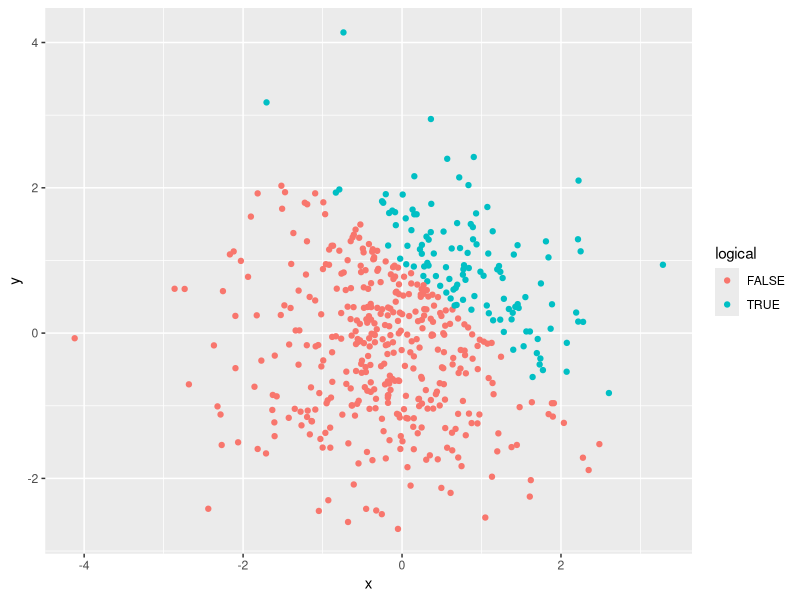
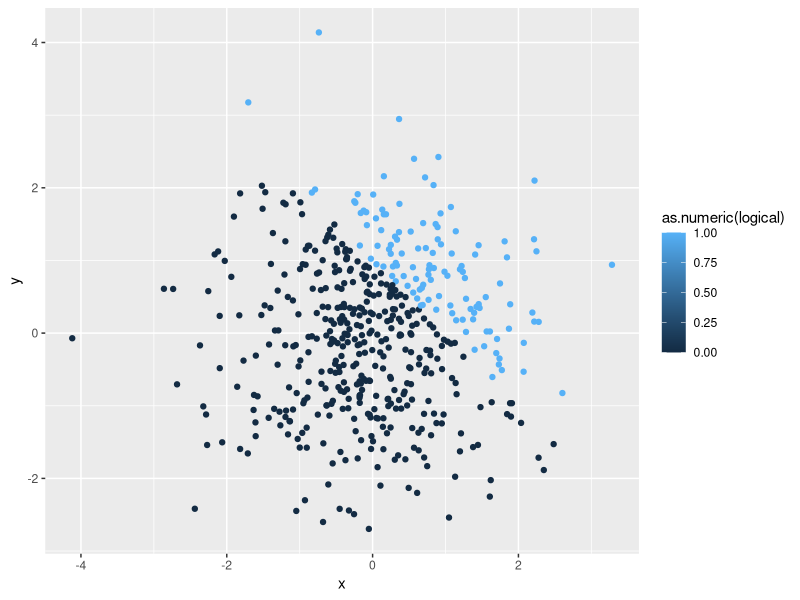
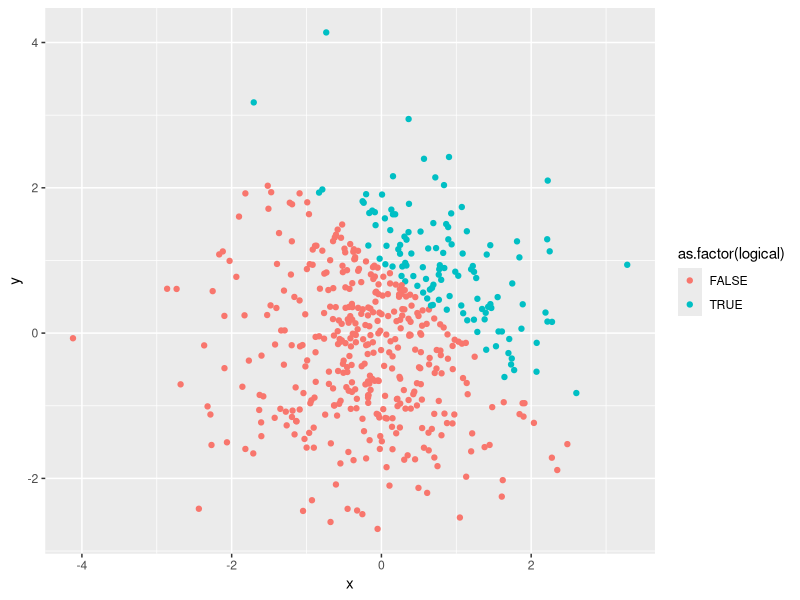

R code for these plots, in order:
## ---- chunk 1
library(tidyverse)
hw1q1 = tibble(
  samp = rnorm(8),
  vec_logical = c(samp > 0),
  vec_char = c("My", "name", "is", "Cassie", "and", "I", "love", "horses"),
  vec_factor = factor(c("low", "medium", "high", "low", "medium", "high",
                        "low", "medium"))
)

mean(pull(hw1q1, samp))
mean(pull(hw1q1, vec_logical))
mean(pull(hw1q1, vec_char))
mean(pull(hw1q1, vec_factor))
## ---- chunk 2
as.numeric(pull(hw1q1, vec_logical))
as.numeric(pull(hw1q1, vec_char))
as.numeric(pull(hw1q1, vec_factor))
## ---- chunk 3
as.numeric(pull(hw1q1, vec_logical)) * pull(hw1q1, samp)
as.factor(pull(hw1q1, vec_logical))
          as.numeric(pull(hw1q1, vec_logical)) * pull(hw1q1, samp)
## ---- chunk 4
hw1q2 = tibble(
  x = rnorm(500),
  y = rnorm(500),
  logical = c(x + y > 1),
  as.numeric(logical),
  as.factor(logical)
)
## ---- chunk 5
ggplot(hw1q2, aes(x = x, y = y, color = logical)) + geom_point()
## ---- chunk 6
ggplot(hw1q2, aes(x = x, y = y, color = as.numeric(logical))) + geom_point()
## ---- chunk 7
ggplot(hw1q2, aes(x = x, y = y, color = as.factor(logical))) + geom_point()
